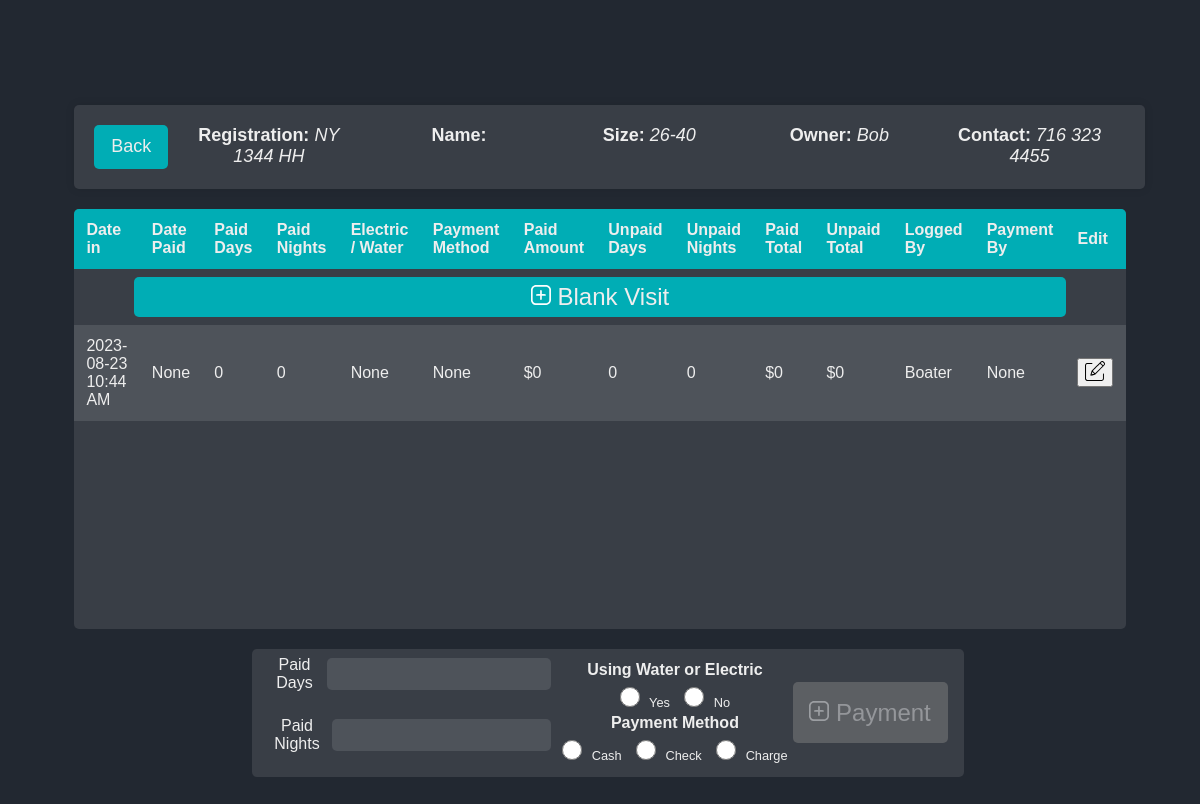
The app's page /visits?id=5 (signed in) with its own data.
### website/models.py (models this page shows)
class Boat(db.Model):
    id = db.Column(db.Integer, primary_key=True)
    boat_reg = db.Column(db.String(150), unique=True)
    sanitized_boat_reg = db.Column(db.String(150), unique=True)
    boat_name = db.Column(db.String(150))
    sanitized_boat_name = db.Column(db.String(150))
    phone_number = db.Column(db.String(150))
    sanitized_phone_number = db.Column(db.String(150))
    owner_name = db.Column(db.String(150))
    sanitized_owner_name = db.Column(db.String(150))
    boat_size = db.Column(db.Integer)
    email = db.Column(db.String(150))
    zipcode = db.Column(db.String(150))
    visits = db.relationship('Visit', backref='boat')
    current_boats_id = db.Column(db.Integer, db.ForeignKey('current_boats.id'))
    total_paid_days = db.Column(db.Integer)
    total_paid_nights = db.Column(db.Integer)
    total_unpaid_days = db.Column(db.Integer)
    total_unpaid_nights = db.Column(db.Integer)
    paid_until = db.Column(db.String(150))
    latest_date_in = db.Column(db.String(150))

class Visit(db.Model):
    id = db.Column(db.Integer, primary_key=True)
    logged_by = db.Column(db.Integer, db.ForeignKey('user.id'))
    payment_by = db.Column(db.Integer, db.ForeignKey('user.id'))
    logged_by_user = db.relationship('User', foreign_keys=[logged_by], back_populates='logged_visits')
    payment_by_user = db.relationship('User', foreign_keys=[payment_by], back_populates='paid_visits')
    date_in = db.Column(db.String(150))
    date_paid = db.Column(db.String(150))
    paid_amount = db.Column(db.Float)
    paid_days = db.Column(db.Integer)
    paid_nights = db.Column(db.Integer)
    paid_enw = db.Column(db.Boolean)
    paid_with = db.Column(db.String(150))
    unpaid_days = db.Column(db.Integer)
    unpaid_nights = db.Column(db.Integer)
    total = db.Column(db.Float)
    unpaid_total = db.Column(db.Float)
    boat_id = db.Column(db.Integer, db.ForeignKey('boat.id'))

### website/views.py (the view, shortened to what this page needs)
@views.route('/visits' , methods=['GET','POST'])
@login_required
def visits():
    form = PaymentForm()
    delete_visit_form = DeleteVisitForm()
    button_pressed = request.form.get('submit-button')
    selected_row_id = request.form.get('selectedRowId')
    print("Button pressed is: " + str(button_pressed))
    print("Selected row ID is:", selected_row_id)
    boat = getBoatById(request.args.get('id', ''))
    sorted_visits = sorted(boat.visits, key=sort_key, reverse=True)
    if button_pressed == "search":
        form.date_paid.data = calc_current_time()
        form.date_in.data = Visit.query.get(selected_row_id).date_in
    if not boat:
        flash("Bad Boat ID", category='error')
    boat = getBoatById(request.args.get('id', ''))
    sorted_visits = sorted(boat.visits, key=sort_key, reverse=True)
    return render_template("visits.html", form=form, boat=boat, visits=sorted_visits, delete_form=delete_visit_form)

### website/forms.py
class PaymentForm(FlaskForm):
    selectedRowId = HiddenField("Feild 1")
    date_in = StringField('Date In', validators=[DataRequired()])
    date_paid = StringField('Date Paid', validators=[DataRequired()])
    paid_days = StringField('Paid Days', validators=[DataRequired()])
    paid_nights = StringField('Paid Nights', validators=[DataRequired()])
    unpaid_days = StringField('Unpaid Days')
    unpaid_nights = StringField('Unpaid Nights')
    paid_enw = RadioField('Electric / Water', choices=[('Yes','Yes'), ('No', 'No') ] , validators=[DataRequired()])
    paid_with  = RadioField('Payment Method', choices=[('Cash','Cash'), ('Check', 'Check'), ('Charge', 'Charge') ] , validators=[DataRequired()])
    submit = SubmitField('Submit')

class DeleteVisitForm(FlaskForm):
    selecteddeleteRowId = HiddenField("Field 1")

### website/functions.py (called while the page is built)
def sort_key(visit):
    if visit.date_in is None:
        return datetime.min
    return datetime.strptime(visit.date_in, '%Y-%m-%d %H:%M:%S.%f+00:00')

def getBoatById(id):
    boat = Boat.query.get(id)
    if boat is None:
        flash('No boat with given ID found', 'error')
        return None
    else:
        return boat

### website/templates/visits.html (shortened to what this page needs)
{% extends "base.html" %}
{% block head %}
  <link rel="stylesheet" href="static/form-styles.css">
{% endblock %}
{% block styles %}static/visit-styles.css{% endblock %}
{% block content%}
<div id="boat-info" class="boat-info-container {% if not boat.total_unpaid_nights == None and boat.total_unpaid_nights > 0 %}red-tint{%elif not boat.total_unpaid_days == None and boat.total_unpaid_days > 0%} yellow-tint {% endif %}">
  <a href="{{ url_for('views.log_boat', boat_reg=boat.boat_reg, boat_name=boat.boat_name, phone_number=boat.phone_number, id=boat.id) }}" id="home-btn">Back</a>
  <div class="boat-info-item"><h3><span><b>Registration:</b> </span><em>{{boat.boat_reg}}</em></h3></div>
  <div class="boat-info-item"><h3><span><b>Name:</b> </span><em>{{boat.boat_name}}</em></h3></div>
  <div class="boat-info-item"><h3><span><b>Size:</b> </span><em>{{boat.boat_size}}</em></h3></div>
  <div class="boat-info-item"><h3><span><b>Owner:</b> </span><em>{{boat.owner_name}}</em></h3></div>
  <div class="boat-info-item"><h3><span><b>Contact:</b> </span><em>{{boat.phone_number}}</em></h3></div>
</div>
<div id="main-container">
    <div id="left-container" style="flex: 1;">
            <div id="table-container">
                <table id="search-results">
                <thead>
                    <tr>
                    <th>Date in</th>
                    <th>Date Paid</th>
                    <th>Paid Days</th>
                    <th>Paid Nights</th>
                    <th>Electric / Water</th>
                    <th>Payment Method</th>
                    <th>Paid Amount</th>
                    <th>Unpaid Days</th>
                    <th>Unpaid Nights</th>
                    <th>Paid Total</th>
                    <th>Unpaid Total</th>
                    <th>Logged By</th>
                    <th>Payment By</th>
                    <th>Edit</th>
                    </tr>
                </thead>
                <tbody>
                    <tr class="add-blank-visit" id="add-blank-visit">
                      <td colspan="14">
                          <form method="POST">
                            <button type="submit" class="btn btn-primary add-blank-visit-button" name="submit-button" value="add_new">
                              <img src="static/more.svg" alt="Add-blank-visit" width="20" height="20">
                              Blank Visit
                            </button>
                          </form>
                      </td>
                    </tr>
                    {% for visit in visits%}
                    <tr id="row-{{ visit.id }}" {% if not visit.unpaid_nights == None and visit.unpaid_nights > 0 %}class="red-tint"{%elif not visit.unpaid_days == None and visit.unpaid_days > 0%} class="yellow-tint" {% endif %}>
                      <form class="edit-form" method="POST" action="{{ url_for('views.update_payment', visitid=visit.id, id=boat.id) }}">
                        <td class="editable">
                          <div style="display: flex; align-items: center;">
                            <span class="text">{{ visit.date_in | utc_to_est}}</span>
                          </div>
                        </td>
                        <td class="editable">
                          <span class="text">{{ visit.date_paid | utc_to_est}}</span>
                        </td>
                        <td class="editable">
                          <span class="text">{{ visit.paid_days }}</span>
                          </td>
                        <td class="editable">
                          <span class="text">{{ visit.paid_nights }}</span>
                          </td>
                        <td class="editable">
                          <span class="text">{{ visit.paid_enw }}</span>
                          </td>
                        <td class="editable">
                          <span class="text">{{ visit.paid_with }}</span>
                          </td>
                          <td>
                            {% if visit.paid_amount == None %}
                              $0
                            {% else %}
                              ${{visit.paid_amount}}0
                            {% endif%}
                          </td>
                          <td class="editable">
                            <span class="text">{{ visit.unpaid_days  }}</span>
                          </td>
                          <td class="editable">
                            <span class="text">{{ visit.unpaid_nights  }}</span>
                          </td>
                          <td>
                            {% if visit.total == None %}
                              $0
                            {% else %}
                              ${{visit.total}}0
                            {% endif%}
                          </td>
                          <td>
                            {% if visit.unpaid_total == None %}
                              $0
                            {% else %}
                              ${{visit.unpaid_total}}0
                            {% endif%}
                          </td>
                          <td>
                            {% if visit.logged_by == None %}
                                None
                            {% elif visit.logged_by == 'BOATER' %}
                                Boater
                            {% else %}
                                {{ visit.logged_by|userID_to_name }}
                            {% endif %}
                          </td>
                          <td>
                            {% if visit.payment_by == None %}
                                None
                            {% elif visit.logged_by == 'BOATER' %}
                                Boater
                            {% else %}
                                {{ visit.payment_by|userID_to_name }}
                            {% endif %}
                          </td>
                          <td>
                            <button type="button" class="edit-button">
                              <img src="static/edit.svg" alt="Edit" width="20" height="20">
                            </button>
                          </td>
                      </form>
                    </tr>
                    {% endfor %}
                </tbody>
                </table>
            </div>
            </div>
    </div>
    <div id="right-container">
        <form method="POST" id="search">
          <div id="search-container" style="height: 7em;">
            <div>
                <div class="form-group">
                    {{ form.paid_days.label }}
                    {{ form.paid_days(class="form-control") }}
                </div>
                <div class="form-group">
                    {{ form.paid_nights.label }}
                    {{ form.paid_nights(class="form-control") }}
                </div>
            </div>
            <div class="radio-container">
                <div>
                    <h4 class="custom-heading">Using Water or Electric</h4>
                    {% for subfield in form.paid_enw %}
                        {{ subfield(class="form-check-input") }} {{ subfield.label(class="form-check-label") }}
                    {% endfor %}
                </div>
                <div>
                    <h4 class="custom-heading">Payment Method</h4>
                    {% for subfield in form.paid_with %}
                        {{ subfield(class="form-check-input") }} {{ subfield.label(class="form-check-label") }}
                    {% endfor %}
                </div>
            </div>
            <div>
              <div id="button-container">
                <button type="submit" class="btn btn-primary" id="login-btn" name="submit-button" value="search" >
                    <div >
                        <img src="static/more.svg" alt="Add-visit" width="20" height="20">
                        Payment
                    </div>
                </button>
            </div>
            </div>
          </div>
        </form>
</div>
{%endblock%}

### website/static/visit-styles.css (style rules this page uses)
body { margin: 0; padding: 1em; font-family: Arial, sans-serif; background-color: #222831; color: #eeeeee; height: 100%; overflow: auto; display: flex; flex-direction: column; }
#main-container { display: flex; justify-content: space-between; padding: 1.25em; box-sizing: border-box; flex-wrap: wrap; }
#left-container, #right-container { flex: 1; max-height: 100%; overflow: auto; box-sizing: border-box; }
#right-container { padding: 1.25em; }
#search-container { display: flex; flex-direction: column; align-items: center; margin-bottom: 1.25em; }
input[type="text"] { margin: 0.5em; width: 100%; max-width: 18.75em; }
table { background-color: #393e46; border-collapse: collapse; width: 100%; }
th, td { padding: 0.75em; text-align: left; }
th { background-color: #00adb5; }
tr:nth-child(even) { background-color: #4e535a; }
#button-container { display: flex; justify-content: center; }
#login-btn, #home-btn { font-size: 1.5em; text-align: center; background-color: #00adb5; color: #eeeeee; padding: 1.25em 2.5em; border: none; cursor: pointer; transition: background-color 0.3s ease, transform 0.3s ease; border-radius: 5px; display: inline-block; margin-right: 0.5em; }
#main-container { padding: 0; }

### website/static/form-styles.css (style rules this page uses)
body { background-color: #222831; font-family: 'Arial', sans-serif; margin: 0; display: flex; justify-content: center; align-items: center; height: 100vh; }
.form-group { margin-bottom: 1em; display: flex; justify-content: center; align-items: center; }
.form-group label { display: block; color: #eeeeee; }
.form-check-input, .form-check-label { display: inline-block; margin-right: 0.625em; }
.form-check-input { width: auto; height: auto; }
input[type='radio'] { width: 1.5625em; height: 1.5625em; }
.form-group input { width: 100%; padding: 0.625em; border: none; border-radius: 5px; }
.form-control { background-color: #393e46; color: #eeeeee; }
.form-control::placeholder { color: #adb5bd; }
.btn-primary, #update-btn { font-size: 1.5em; background-color: #00adb5; margin: auto; color: #eeeeee; padding: 1.25em 2.5em; border: none; cursor: pointer; transition: background-color 0.3s ease, transform 0.3s ease; border-radius: 5px; margin-bottom: 1.25em; }
#home-btn { font-size: 1.125em; background-color: #00adb5; color: #eeeeee; padding: 0.625em 0.9375em; border: none; cursor: pointer; text-decoration: none; transition: background-color 0.3s ease, transform 0.3s ease; border-radius: 5px; display: inline-block; margin-right: 0.3125em; }

### website/templates/visits.html (style rules this page uses)
.boat-info-container { display: flex; flex-wrap: wrap; justify-content: space-between; width: 98%; background: #393e46; padding: 1.25em; margin-bottom: 1.25em; border-radius: 5px; box-shadow: 0px 0px 10px 0px rgba(0,0,0,0.1); }
.boat-info-item { flex: 1; text-align: center; margin: 0 0.3125em; }
.boat-info-item h3, h2 { margin: 0; padding-top: 0; padding-bottom: 0; font-size: 1.125em; color: #eeeeee; font-weight: normal; }
#table-container { padding-bottom: 1.25em; height: 25em; overflow-y: auto; background-color: #393e46; border-radius: 5px; }
tr.add-blank-visit td { padding: 0.5em; text-align: center; }
.add-blank-visit-button { margin-bottom: 0px; width: 90%; padding: 0.25em 0.5em; }
.radio-container { padding: 0px; margin: 0px; }
.radio-container .form-check-input, .radio-container .form-check-label { font-size: 0.8rem; margin-right: 5px; margin-bottom: 0.2em; margin-top: 0em; padding: 0px; }
.custom-heading { font-size: 1em; margin-bottom: 0.5em; margin-top: 0.1em; }
#search-container { background-color: rgb(57, 62, 70); border-radius: 5px; width: 100%; display: flex; justify-content: center; align-items: center; flex-direction: row; padding: 0.5em; }
#search-container input { background-color:#4E535A; }
#right-container { display: flex; justify-content: center; }
#search-container button { padding: 0.7em; margin: 0em; }
#login-btn:disabled { opacity: 0.5; }

### records on screen
Boat: boat_reg "NY 1344 HH", boat_size "26-40", owner_name "Bob", phone_number "716 323 4455"
Visit: date_in|utc_to_est "2023-08-23 10:44 AM", date_paid|utc_to_est "None", paid_days "0", paid_nights "0", paid_enw "None", paid_with "None", shows "$0", unpaid_days "0", unpaid_nights "0", shows "Boater"

### other values on screen
{{ subfield.label(class="form-check-label") }} "Yes" "No"
{{ subfield.label(class="form-check-label") }} "Cash" "Check" "Charge"
